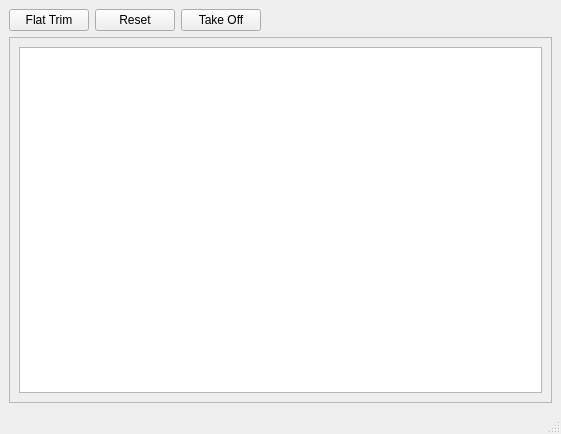
<?xml version="1.0" encoding="UTF-8"?>
<ui version="4.0">
 <class>MainWindow</class>
 <widget class="QMainWindow" name="MainWindow">
  <property name="geometry">
   <rect>
    <x>0</x>
    <y>0</y>
    <width>561</width>
    <height>434</height>
   </rect>
  </property>
  <property name="windowTitle">
   <string>A.R. Drone GUI Example</string>
  </property>
  <widget class="QWidget" name="centralwidget">
   <layout class="QVBoxLayout" name="verticalLayout">
    <item>
     <layout class="QHBoxLayout" name="horizontalLayout">
      <item>
       <widget class="QPushButton" name="pushButton">
        <property name="text">
         <string>Flat Trim</string>
        </property>
       </widget>
      </item>
      <item>
       <widget class="QPushButton" name="pushButton_2">
        <property name="text">
         <string>Reset</string>
        </property>
       </widget>
      </item>
      <item>
       <widget class="QPushButton" name="pushButton_3">
        <property name="text">
         <string>Take Off</string>
        </property>
       </widget>
      </item>
      <item>
       <spacer name="horizontalSpacer">
        <property name="orientation">
         <enum>Qt::Horizontal</enum>
        </property>
        <property name="sizeHint" stdset="0">
         <size>
          <width>40</width>
          <height>20</height>
         </size>
        </property>
       </spacer>
      </item>
     </layout>
    </item>
    <item>
     <widget class="QScrollArea" name="scrollArea">
      <property name="widgetResizable">
       <bool>true</bool>
      </property>
      <widget class="QWidget" name="scrollAreaWidgetContents">
       <property name="geometry">
        <rect>
         <x>0</x>
         <y>0</y>
         <width>541</width>
         <height>320</height>
        </rect>
       </property>
       <layout class="QGridLayout" name="gridLayout">
        <item row="0" column="0">
         <widget class="QTextEdit" name="logEdit"/>
        </item>
       </layout>
      </widget>
     </widget>
    </item>
   </layout>
  </widget>
  <widget class="QMenuBar" name="menubar">
   <property name="geometry">
    <rect>
     <x>0</x>
     <y>0</y>
     <width>561</width>
     <height>29</height>
    </rect>
   </property>
  </widget>
  <widget class="QStatusBar" name="statusbar"/>
 </widget>
 <resources/>
 <connections>
  <connection>
   <sender>pushButton</sender>
   <signal>clicked()</signal>
   <receiver>MainWindow</receiver>
   <slot>flatTrim()</slot>
   <hints>
    <hint type="sourcelabel">
     <x>77</x>
     <y>60</y>
    </hint>
    <hint type="destinationlabel">
     <x>190</x>
     <y>-11</y>
    </hint>
   </hints>
  </connection>
  <connection>
   <sender>pushButton_2</sender>
   <signal>clicked()</signal>
   <receiver>MainWindow</receiver>
   <slot>reset()</slot>
   <hints>
    <hint type="sourcelabel">
     <x>165</x>
     <y>50</y>
    </hint>
    <hint type="destinationlabel">
     <x>370</x>
     <y>30</y>
    </hint>
   </hints>
  </connection>
 </connections>
 <slots>
  <slot>flatTrim()</slot>
  <slot>reset()</slot>
 </slots>
</ui>
